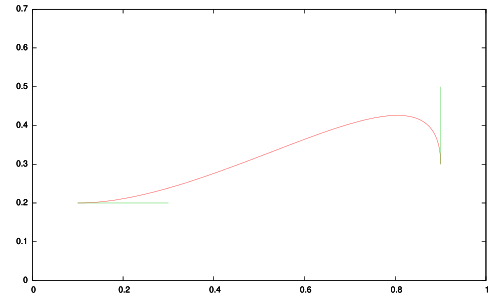

Recreate this plot in gnuplot.
#
# Parametric Hermite curve
#
set terminal pdf
set parametric
set multiplot
set xrange [0:1]
set yrange [0:.7]
P1(t) = 2*t**3-3*t**2+1
P2(t) = t**3-2*t**2+t
P3(t) = -2*t**3+3*t**2
P4(t) = t**3-t**2
p1x  = .1 ; p1y  = .2
p1dx =  1 ; p1dy =  0
p2x  = .9 ; p2y  = .3
p2dx =  0 ; p2dy = -1
plot [t=0:1] \
  p1x*P1(t)+p1dx*P2(t)+p2x*P3(t)+p2dx*P4(t), \
  p1y*P1(t)+p1dy*P2(t)+p2y*P3(t)+p2dy*P4(t) \
  title ""
plot [t=0:.2] p1x+t*p1dx,p1y+t*p1dy \
  title "" with lines 2
plot [t=0:.2] p2x-t*p2dx,p2y-t*p2dy \
  title "" with lines 2
